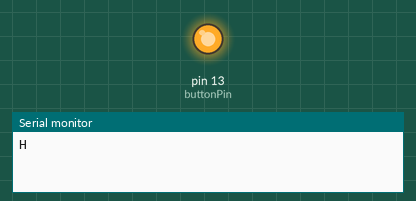
This sketch was run on a simulated Arduino Uno, built with avr-gcc and run on an emulated ATmega328P. Parts: output pins drawn as LEDs (lit = HIGH), the last lines printed to the serial monitor.

Above: at 2.5 s.
At 7.5 s:
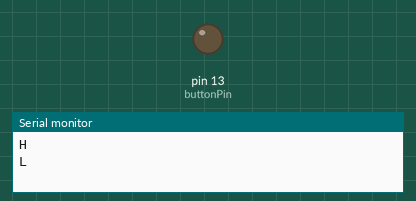
Timing chart, 0 to 13.0 s (numbered marks = the images above):
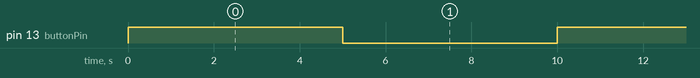

Measured:
- by itself, pin 13 (buttonPin): alternates HIGH for 5.0 s and LOW for 5.0 s

The sketch:

sketch_led_serial.ino
```cpp
int buttonPin = 13;
// setup initializes serial and the button pin
void setup()
{
  Serial.begin(9600);
  pinMode(buttonPin, OUTPUT);
}
// loop checks the button pin each time,
// and will send serial if it is pressed
void loop()
{
  digitalWrite(buttonPin, HIGH);
  Serial.println('H');
  delay(5000);
  digitalWrite(buttonPin, LOW);
  Serial.println('L');
  delay(5000);
}
```
